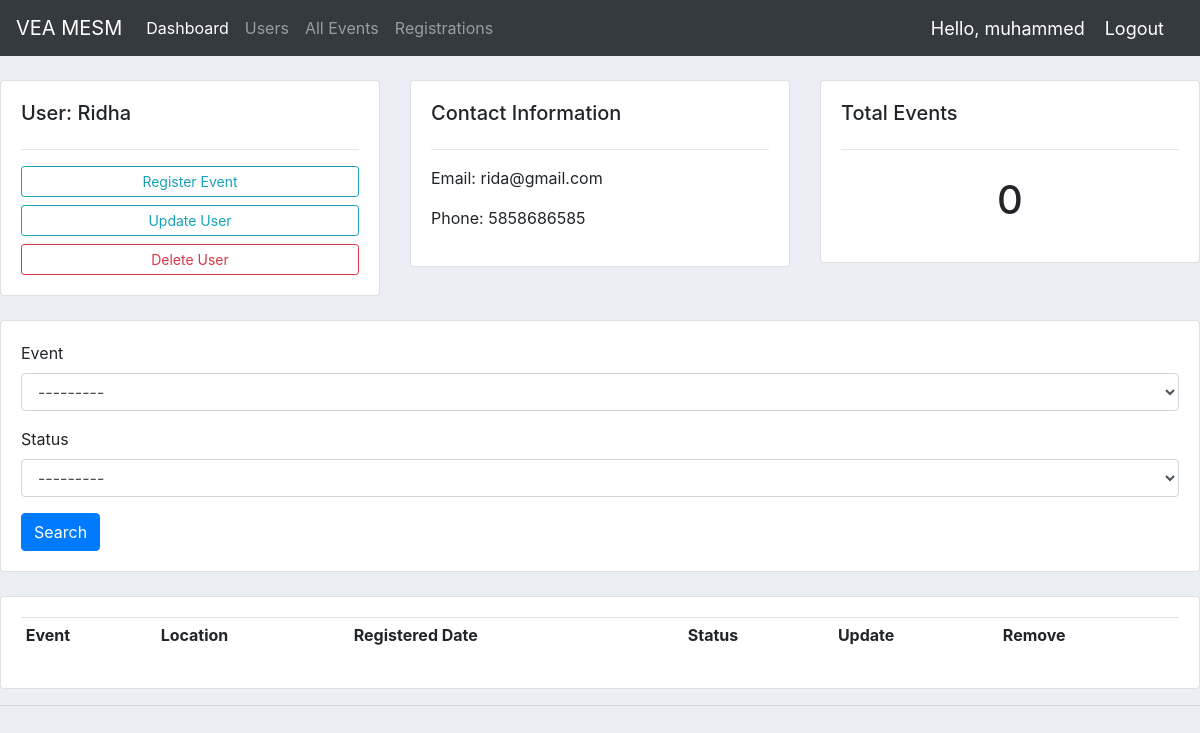
Screenshot of /participant/14/ (signed in) with the database file from the repository.
### accounts/models.py (models this page shows, shortened)
class Participant(models.Model):
    user = models.OneToOneField(User, null=True, on_delete=models.CASCADE)
    name = models.CharField(max_length=200, null=True)
    phone = models.CharField(max_length=200, null=True)
    email = models.CharField(max_length=200, null=True)
    date_created = models.DateTimeField(auto_now_add=True, null=True)

### accounts/decorators.py (the view)
        def wrapper_func(request, *args, **kwargs):
            group = None
            if request.user.groups.exists():
                group = request.user.groups.all()[0].name
            if group in allowed_roles:
                return view_func(request, *args, **kwargs)
            else:
                return HttpResponse('You are not authorized to view this page')

### accounts/models.py (called while the page is built)
    def __str__(self):
        return self.name

### accounts/views.py (called while the page is built)
@login_required(login_url='login')
@allowed_users(allowed_roles=['admin'])
def customer(request, pk_test):
    participant = Participant.objects.get(id=pk_test)
    event_members = participant.event_member_set.all()
    event_member_count = event_members.count()
    myFilter = Event_memberFilter(request.GET, queryset=event_members)
    event_members = myFilter.qs
    context = {'participant': participant, 'event_members': event_members, 'event_member_count': event_member_count,
               'myFilter': myFilter}
    return render(request, 'accounts/customer.html', context)

### accounts/templates/accounts/customer.html (shortened to what this page needs)
{% extends 'accounts/main.html' %}
{% load crispy_forms_filters %}
{% block content %}
<br>
<div class="row">
	<div class="col-md">
		<div class="card card-body">
			<h5>User: {{participant.name}}</h5>
			<hr>
			<a class="btn btn-outline-info  btn-sm btn-block" href="{% url 'create_event_member' participant.id %}">Register Event</a>
			<a class="btn btn-outline-info  btn-sm btn-block" href="{% url 'update_participant' participant.id %}">Update User</a>
			<a class="btn btn-outline-danger  btn-sm btn-block" href="{% url 'delete_participant' participant.id %}">Delete User</a>
		</div>
	</div>
	<div class="col-md">
		<div class="card card-body">
			<h5>Contact Information</h5>
			<hr>
			<p>Email: {{participant.email}}</p>
			<p>Phone: {{participant.phone}}</p>
		</div>
	</div>
	<div class="col-md">
		<div class="card card-body">
			<h5>Total Events</h5>
			<hr>
			<h1 style="text-align: center;padding: 10px">{{event_member_count}}</h1>
		</div>
	</div>
</div>
<br>
<div class="row">
	<div class="col">
		<div class="card card-body">
			<form method="get">
			{{myFilter.form|crispy}}
		    <button class="btn btn-primary" type="submit">Search</button>
		  </form>
		</div>
	</div>
</div>
<br>
<div class="row">
	<div class="col-md">
		<div class="card card-body">
			<table class="table table-sm">
				<tr>
					<th>Event</th>
					<th>Location</th>
					<th>Registered Date</th>
					<th>Status</th>
					<th>Update</th>
					<th>Remove</th>
				</tr>
			</table>
		</div>
	</div>
</div>
{% endblock %}

### accounts/templates/accounts/navbar.html (shortened to what this page needs)
{% load static %}
<nav class="navbar navbar-expand-lg navbar-dark bg-dark">
  <a class="navbar-brand" href="{% url 'home' %}">VEA MESM</a>
  <div class="collapse navbar-collapse" id="navbarNav">
    <ul class="navbar-nav">
      {% if request.user.is_staff %}
      <li class="nav-item active">
        <a class="nav-link" href="{% url 'home' %}">Dashboard</a>
      </li>
      <li class="nav-item">
        <a class="nav-link" href="{% url 'participants' %}">Users</a>
      </li>
      <li class="nav-item">
        <a class="nav-link" href="{% url 'events' %}">All Events</a>
      </li>
      <li class="nav-item">
        <a class="nav-link" href="{% url 'event_member' %}">Registrations</a>
      </li>
      {% endif %}
    </ul>
  </div>
  <span class="hello-msg">Hello, {{request.user}}</span>
  <span ><a  class="hello-msg" href="{% url 'logout' %}">Logout</a></span>
</nav>

### static/css/main.css (style rules this page uses)
body { background-color: #ebeff5; }

### accounts/templates/accounts/navbar.html (style rules this page uses)
.hello-msg { font-size: 18px; color: #fff; margin-right: 20px; }

### rows the page displays
Participant: name "Ridha", email "rida@gmail.com", phone "5858686585"

### other values shown
{{ request.user }} "muhammed"
{{ event_member_count }} "0"
